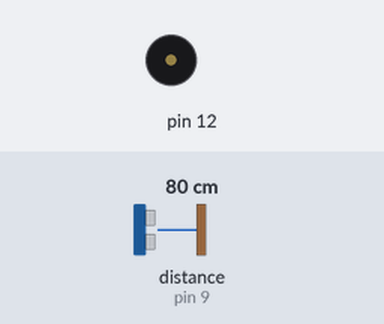
Simulated run of this sketch. Board: Arduino Uno, built with avr-gcc and run on an emulated ATmega328P. On the bench: buzzer (waves = sounding). Wiring (inferred from the names in the program): ultrasonic range finder: trigger pin 8; echo pin 9. Inputs (shaded band) come from the test bench; at power-on: distance to the obstacle (sensor on pin 9) 80 cm. The echo pulse lasts 58.3 µs per cm.

Above: at 1.3 s.
1.4 s: distance to the obstacle (sensor on pin 9) set to 12 cm
2.9 s: distance to the obstacle (sensor on pin 9) set to 9 cm
At 3.7 s:
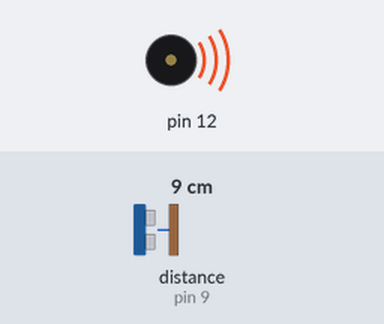
Timing chart, 0 to 11.9 s (numbered marks = the images above; inputs shaded):
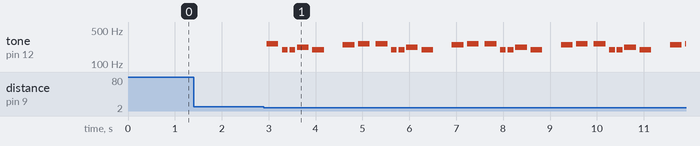

The sketch:

2_Touchless_Doorbell.ino
```cpp
/*********************************************************
Project Title: Touchless Door Bell
Organisation: Soham Academy Of Human Excellence
Website: https://ria.sohamacademy.org/
*********************************************************/
#define NOTE_B0  31
#define NOTE_C1  33
#define NOTE_CS1 35
#define NOTE_D1  37
#define NOTE_DS1 39
#define NOTE_E1  41
#define NOTE_F1  44
#define NOTE_FS1 46
#define NOTE_G1  49
#define NOTE_GS1 52
#define NOTE_A1  55
#define NOTE_AS1 58
#define NOTE_B1  62
#define NOTE_C2  65
#define NOTE_CS2 69
#define NOTE_D2  73
#define NOTE_DS2 78
#define NOTE_E2  82
#define NOTE_F2  87
#define NOTE_FS2 93
#define NOTE_G2  98
#define NOTE_GS2 104
#define NOTE_A2  110
#define NOTE_AS2 117
#define NOTE_B2  123
#define NOTE_C3  131
#define NOTE_CS3 139
#define NOTE_D3  147
#define NOTE_DS3 156
#define NOTE_E3  165
#define NOTE_F3  175
#define NOTE_FS3 185
#define NOTE_G3  196
#define NOTE_GS3 208
#define NOTE_A3  220
#define NOTE_AS3 233
#define NOTE_B3  247
#define NOTE_C4  262
#define NOTE_CS4 277
#define NOTE_D4  294
#define NOTE_DS4 311
#define NOTE_E4  330
#define NOTE_F4  349
#define NOTE_FS4 370
#define NOTE_G4  392
#define NOTE_GS4 415
#define NOTE_A4  440
#define NOTE_AS4 466
#define NOTE_B4  494
#define NOTE_C5  523
#define NOTE_CS5 554
#define NOTE_D5  587
#define NOTE_DS5 622
#define NOTE_E5  659
#define NOTE_F5  698
#define NOTE_FS5 740
#define NOTE_G5  784
#define NOTE_GS5 831
#define NOTE_A5  880
#define NOTE_AS5 932
#define NOTE_B5  988
#define NOTE_C6  1047
#define NOTE_CS6 1109
#define NOTE_D6  1175
#define NOTE_DS6 1245
#define NOTE_E6  1319
#define NOTE_F6  1397
#define NOTE_FS6 1480
#define NOTE_G6  1568
#define NOTE_GS6 1661
#define NOTE_A6  1760
#define NOTE_AS6 1865
#define NOTE_B6  1976
#define NOTE_C7  2093
#define NOTE_CS7 2217
#define NOTE_D7  2349
#define NOTE_DS7 2489
#define NOTE_E7  2637
#define NOTE_F7  2794
#define NOTE_FS7 2960
#define NOTE_G7  3136
#define NOTE_GS7 3322
#define NOTE_A7  3520
#define NOTE_AS7 3729
#define NOTE_B7  3951
#define NOTE_C8  4186
#define NOTE_CS8 4435
#define NOTE_D8  4699
#define NOTE_DS8 4978
// notes in the melody:
int melody[] = {
  NOTE_C4, NOTE_G3, NOTE_G3, NOTE_A3, NOTE_G3, 0, NOTE_B3, NOTE_C4
};

// note durations: 4 = quarter note, 8 = eighth note, etc.:
int noteDurations[] = {

  4, 8, 8, 4, 4, 4, 4, 4
};

int trigPin = 8;    //Connect D8 to Trigger pin on Ultrasonic Sensor
int echoPin = 9;    //Connect D9 to Echo pin on Ultrasonic Sensor

//Connect D12 to Buzzer '+'ve.

void setup() {
  pinMode(trigPin, OUTPUT);
  pinMode(echoPin, INPUT);
  delay(100);
}

void loop() {

  digitalWrite(trigPin, LOW);
  delayMicroseconds(5);
  digitalWrite(trigPin, HIGH);
  delayMicroseconds(10);
  digitalWrite(trigPin, LOW);

  int duration = pulseIn(echoPin, HIGH);
  delay(50);

  if (duration <= 600){

   for (int thisNote = 0; thisNote < 8; thisNote++) {

    // to calculate the note duration, take one second divided by the note type.

    //e.g. quarter note = 1000 / 4, eighth note = 1000/8, etc.

    int noteDuration = 1000 / noteDurations[thisNote];

    tone(12, melody[thisNote], noteDuration);

    // to distinguish the notes, set a minimum time between them.

    // the note's duration + 30% seems to work well:

    int pauseBetweenNotes = noteDuration * 1.30;

    delay(pauseBetweenNotes);
  }
  }
  else{
    noTone(12);
  }
}
```

Measured:
- the behaviour switches between 11 and 10 cm on distance to the obstacle (sensor on pin 9) (found by bisection; images 0 and 1)
- after the input at 1.4 s, every drawn part: stays the same
- after the input at 2.9 s, tone on pin 12: silent → 262 Hz after 0.06 s, then repeats every 2.3 s: silent 0.08 s, 2 × (196 Hz 0.13 s, silent 0.04 s), 220 Hz 0.25 s, silent 0.08 s, 196 Hz 0.25 s, silent 0.40 s, 247 Hz 0.25 s, silent 0.08 s, 262 Hz 0.25 s, silent 0.13 s, 262 Hz 0.25 s
